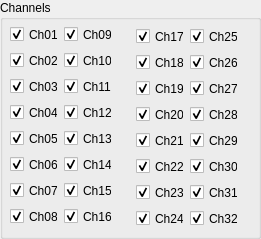
       <widget class="QGroupBox" name="GrChannels">
        <property name="geometry">
         <rect>
          <x>24</x>
          <y>21</y>
          <width>261</width>
          <height>239</height>
         </rect>
        </property>
        <property name="title">
         <string>Channels</string>
        </property>
        <widget class="QCheckBox" name="checkBox_15">
         <property name="geometry">
          <rect>
           <x>10</x>
           <y>208</y>
           <width>48</width>
           <height>17</height>
          </rect>
         </property>
         <property name="text">
          <string>Ch08</string>
         </property>
         <property name="checked">
          <bool>true</bool>
         </property>
        </widget>
        <widget class="QCheckBox" name="checkBox_16">
         <property name="geometry">
          <rect>
           <x>64</x>
           <y>208</y>
           <width>48</width>
           <height>17</height>
          </rect>
         </property>
         <property name="text">
          <string>Ch16</string>
         </property>
         <property name="checked">
          <bool>true</bool>
         </property>
        </widget>
        <widget class="QCheckBox" name="checkBox_4">
         <property name="geometry">
          <rect>
           <x>10</x>
           <y>104</y>
           <width>48</width>
           <height>17</height>
          </rect>
         </property>
         <property name="text">
          <string>Ch04</string>
         </property>
         <property name="checked">
          <bool>true</bool>
         </property>
        </widget>
        <widget class="QCheckBox" name="checkBox_11">
         <property name="geometry">
          <rect>
           <x>64</x>
           <y>104</y>
           <width>48</width>
           <height>17</height>
          </rect>
         </property>
         <property name="text">
          <string>Ch12</string>
         </property>
         <property name="checked">
          <bool>true</bool>
         </property>
        </widget>
        <widget class="QCheckBox" name="checkBox_3">
         <property name="geometry">
          <rect>
           <x>10</x>
           <y>78</y>
           <width>48</width>
           <height>17</height>
          </rect>
         </property>
         <property name="text">
          <string>Ch03</string>
         </property>
         <property name="checked">
          <bool>true</bool>
         </property>
        </widget>
        <widget class="QCheckBox" name="checkBox_12">
         <property name="geometry">
          <rect>
           <x>64</x>
           <y>130</y>
           <width>48</width>
           <height>17</height>
          </rect>
         </property>
         <property name="text">
          <string>Ch13</string>
         </property>
         <property name="checked">
          <bool>true</bool>
         </property>
        </widget>
        <widget class="QCheckBox" name="checkBox_6">
         <property name="geometry">
          <rect>
           <x>10</x>
           <y>156</y>
           <width>48</width>
           <height>17</height>
          </rect>
         </property>
         <property name="text">
          <string>Ch06</string>
         </property>
         <property name="checked">
          <bool>true</bool>
         </property>
        </widget>
        <widget class="QCheckBox" name="checkBox_13">
         <property name="geometry">
          <rect>
           <x>64</x>
           <y>156</y>
           <width>48</width>
           <height>17</height>
          </rect>
         </property>
         <property name="text">
          <string>Ch14</string>
         </property>
         <property name="checked">
          <bool>true</bool>
         </property>
        </widget>
        <widget class="QCheckBox" name="checkBox_7">
         <property name="geometry">
          <rect>
           <x>10</x>
           <y>182</y>
           <width>48</width>
           <height>17</height>
          </rect>
         </property>
         <property name="text">
          <string>Ch07</string>
         </property>
         <property name="checked">
          <bool>true</bool>
         </property>
        </widget>
        <widget class="QCheckBox" name="checkBox_14">
         <property name="geometry">
          <rect>
           <x>64</x>
           <y>182</y>
           <width>48</width>
           <height>17</height>
          </rect>
         </property>
         <property name="text">
          <string>Ch15</string>
         </property>
         <property name="checked">
          <bool>true</bool>
         </property>
        </widget>
        <widget class="QCheckBox" name="checkBox">
         <property name="geometry">
          <rect>
           <x>10</x>
           <y>26</y>
           <width>48</width>
           <height>17</height>
          </rect>
         </property>
         <property name="text">
          <string>Ch01</string>
         </property>
         <property name="checked">
          <bool>true</bool>
         </property>
        </widget>
        <widget class="QCheckBox" name="checkBox_9">
         <property name="geometry">
          <rect>
           <x>64</x>
           <y>26</y>
           <width>48</width>
           <height>17</height>
          </rect>
         </property>
         <property name="text">
          <string>Ch09</string>
         </property>
         <property name="checked">
          <bool>true</bool>
         </property>
        </widget>
        <widget class="QCheckBox" name="checkBox_2">
         <property name="geometry">
          <rect>
           <x>10</x>
           <y>52</y>
           <width>48</width>
           <height>17</height>
          </rect>
         </property>
         <property name="text">
          <string>Ch02</string>
         </property>
         <property name="checked">
          <bool>true</bool>
         </property>
        </widget>
        <widget class="QCheckBox" name="checkBox_8">
         <property name="geometry">
          <rect>
           <x>64</x>
           <y>52</y>
           <width>48</width>
           <height>17</height>
          </rect>
         </property>
         <property name="text">
          <string>Ch10</string>
         </property>
         <property name="checked">
          <bool>true</bool>
         </property>
        </widget>
        <widget class="QCheckBox" name="checkBox_10">
         <property name="geometry">
          <rect>
           <x>64</x>
           <y>78</y>
           <width>48</width>
           <height>17</height>
          </rect>
         </property>
         <property name="text">
          <string>Ch11</string>
         </property>
         <property name="checked">
          <bool>true</bool>
         </property>
        </widget>
        <widget class="QCheckBox" name="checkBox_5">
         <property name="geometry">
          <rect>
           <x>10</x>
           <y>130</y>
           <width>48</width>
           <height>17</height>
          </rect>
         </property>
         <property name="text">
          <string>Ch05</string>
         </property>
         <property name="checked">
          <bool>true</bool>
         </property>
        </widget>
        <widget class="QCheckBox" name="checkBox_34">
         <property name="geometry">
          <rect>
           <x>190</x>
           <y>210</y>
           <width>48</width>
           <height>17</height>
          </rect>
         </property>
         <property name="text">
          <string>Ch32</string>
         </property>
         <property name="checked">
          <bool>true</bool>
         </property>
        </widget>
        <widget class="QCheckBox" name="checkBox_17">
         <property name="geometry">
          <rect>
           <x>136</x>
           <y>210</y>
           <width>48</width>
           <height>17</height>
          </rect>
         </property>
         <property name="text">
          <string>Ch24</string>
         </property>
         <property name="checked">
          <bool>true</bool>
         </property>
        </widget>
        <widget class="QCheckBox" name="checkBox_45">
         <property name="geometry">
          <rect>
           <x>136</x>
           <y>54</y>
           <width>48</width>
           <height>17</height>
          </rect>
         </property>
         <property name="text">
          <string>Ch18</string>
         </property>
         <property name="checked">
          <bool>true</bool>
         </property>
        </widget>
        <widget class="QCheckBox" name="checkBox_35">
         <property name="geometry">
          <rect>
           <x>136</x>
           <y>106</y>
           <width>48</width>
           <height>17</height>
          </rect>
         </property>
         <property name="text">
          <string>Ch20</string>
         </property>
         <property name="checked">
          <bool>true</bool>
         </property>
        </widget>
        <widget class="QCheckBox" name="checkBox_42">
         <property name="geometry">
          <rect>
           <x>190</x>
           <y>184</y>
           <width>48</width>
           <height>17</height>
          </rect>
         </property>
         <property name="text">
          <string>Ch31</string>
         </property>
         <property name="checked">
          <bool>true</bool>
         </property>
        </widget>
        <widget class="QCheckBox" name="checkBox_38">
         <property name="geometry">
          <rect>
           <x>190</x>
           <y>132</y>
           <width>48</width>
           <height>17</height>
          </rect>
         </property>
         <property name="text">
          <string>Ch29</string>
         </property>
         <property name="checked">
          <bool>true</bool>
         </property>
        </widget>
        <widget class="QCheckBox" name="checkBox_39">
         <property name="geometry">
          <rect>
           <x>136</x>
           <y>158</y>
           <width>48</width>
           <height>17</height>
          </rect>
         </property>
         <property name="text">
          <string>Ch22</string>
         </property>
         <property name="checked">
          <bool>true</bool>
         </property>
        </widget>
        <widget class="QCheckBox" name="checkBox_48">
         <property name="geometry">
          <rect>
           <x>136</x>
           <y>132</y>
           <width>48</width>
           <height>17</height>
          </rect>
         </property>
         <property name="text">
          <string>Ch21</string>
         </property>
         <property name="checked">
          <bool>true</bool>
         </property>
        </widget>
        <widget class="QCheckBox" name="checkBox_47">
         <property name="geometry">
          <rect>
           <x>190</x>
           <y>80</y>
           <width>48</width>
           <height>17</height>
          </rect>
         </property>
         <property name="text">
          <string>Ch27</string>
         </property>
         <property name="checked">
          <bool>true</bool>
         </property>
        </widget>
        <widget class="QCheckBox" name="checkBox_46">
         <property name="geometry">
          <rect>
           <x>190</x>
           <y>54</y>
           <width>48</width>
           <height>17</height>
          </rect>
         </property>
         <property name="text">
          <string>Ch26</string>
         </property>
         <property name="checked">
          <bool>true</bool>
         </property>
        </widget>
        <widget class="QCheckBox" name="checkBox_41">
         <property name="geometry">
          <rect>
           <x>136</x>
           <y>184</y>
           <width>48</width>
           <height>17</height>
          </rect>
         </property>
         <property name="text">
          <string>Ch23</string>
         </property>
         <property name="checked">
          <bool>true</bool>
         </property>
        </widget>
        <widget class="QCheckBox" name="checkBox_43">
         <property name="geometry">
          <rect>
           <x>136</x>
           <y>28</y>
           <width>48</width>
           <height>17</height>
          </rect>
         </property>
         <property name="text">
          <string>Ch17</string>
         </property>
         <property name="checked">
          <bool>true</bool>
         </property>
        </widget>
        <widget class="QCheckBox" name="checkBox_44">
         <property name="geometry">
          <rect>
           <x>190</x>
           <y>28</y>
           <width>48</width>
           <height>17</height>
          </rect>
         </property>
         <property name="text">
          <string>Ch25</string>
         </property>
         <property name="checked">
          <bool>true</bool>
         </property>
        </widget>
        <widget class="QCheckBox" name="checkBox_36">
         <property name="geometry">
          <rect>
           <x>190</x>
           <y>106</y>
           <width>48</width>
           <height>17</height>
          </rect>
         </property>
         <property name="text">
          <string>Ch28</string>
         </property>
         <property name="checked">
          <bool>true</bool>
         </property>
        </widget>
        <widget class="QCheckBox" name="checkBox_40">
         <property name="geometry">
          <rect>
           <x>190</x>
           <y>158</y>
           <width>48</width>
           <height>17</height>
          </rect>
         </property>
         <property name="text">
          <string>Ch30</string>
         </property>
         <property name="checked">
          <bool>true</bool>
         </property>
        </widget>
        <widget class="QCheckBox" name="checkBox_37">
         <property name="geometry">
          <rect>
           <x>136</x>
           <y>80</y>
           <width>48</width>
           <height>17</height>
          </rect>
         </property>
         <property name="text">
          <string>Ch19</string>
         </property>
         <property name="checked">
          <bool>true</bool>
         </property>
        </widget>
        <zorder>checkBox_15</zorder>
        <zorder>checkBox_16</zorder>
        <zorder>checkBox_4</zorder>
        <zorder>checkBox_11</zorder>
        <zorder>checkBox_3</zorder>
        <zorder>checkBox_12</zorder>
        <zorder>checkBox_6</zorder>
        <zorder>checkBox_13</zorder>
        <zorder>checkBox_7</zorder>
        <zorder>checkBox_14</zorder>
        <zorder>checkBox</zorder>
        <zorder>checkBox_9</zorder>
        <zorder>checkBox_2</zorder>
        <zorder>checkBox_8</zorder>
        <zorder>checkBox_10</zorder>
        <zorder>checkBox_5</zorder>
        <zorder>checkBox_43</zorder>
        <zorder>checkBox_17</zorder>
        <zorder>checkBox_45</zorder>
        <zorder>checkBox_35</zorder>
        <zorder>checkBox_39</zorder>
        <zorder>checkBox_48</zorder>
        <zorder>checkBox_41</zorder>
        <zorder>checkBox_37</zorder>
        <zorder>checkBox_34</zorder>
        <zorder>checkBox_42</zorder>
        <zorder>checkBox_38</zorder>
        <zorder>checkBox_47</zorder>
        <zorder>checkBox_46</zorder>
        <zorder>checkBox_44</zorder>
        <zorder>checkBox_36</zorder>
        <zorder>checkBox_40</zorder>
        <zorder>checkBox_34</zorder>
        <zorder>checkBox_17</zorder>
        <zorder>checkBox_45</zorder>
        <zorder>checkBox_35</zorder>
        <zorder>checkBox_42</zorder>
        <zorder>checkBox_38</zorder>
        <zorder>checkBox_39</zorder>
        <zorder>checkBox_48</zorder>
        <zorder>checkBox_47</zorder>
        <zorder>checkBox_46</zorder>
        <zorder>checkBox_41</zorder>
        <zorder>checkBox_43</zorder>
        <zorder>checkBox_44</zorder>
        <zorder>checkBox_36</zorder>
        <zorder>checkBox_40</zorder>
        <zorder>checkBox_37</zorder>
       </widget>
